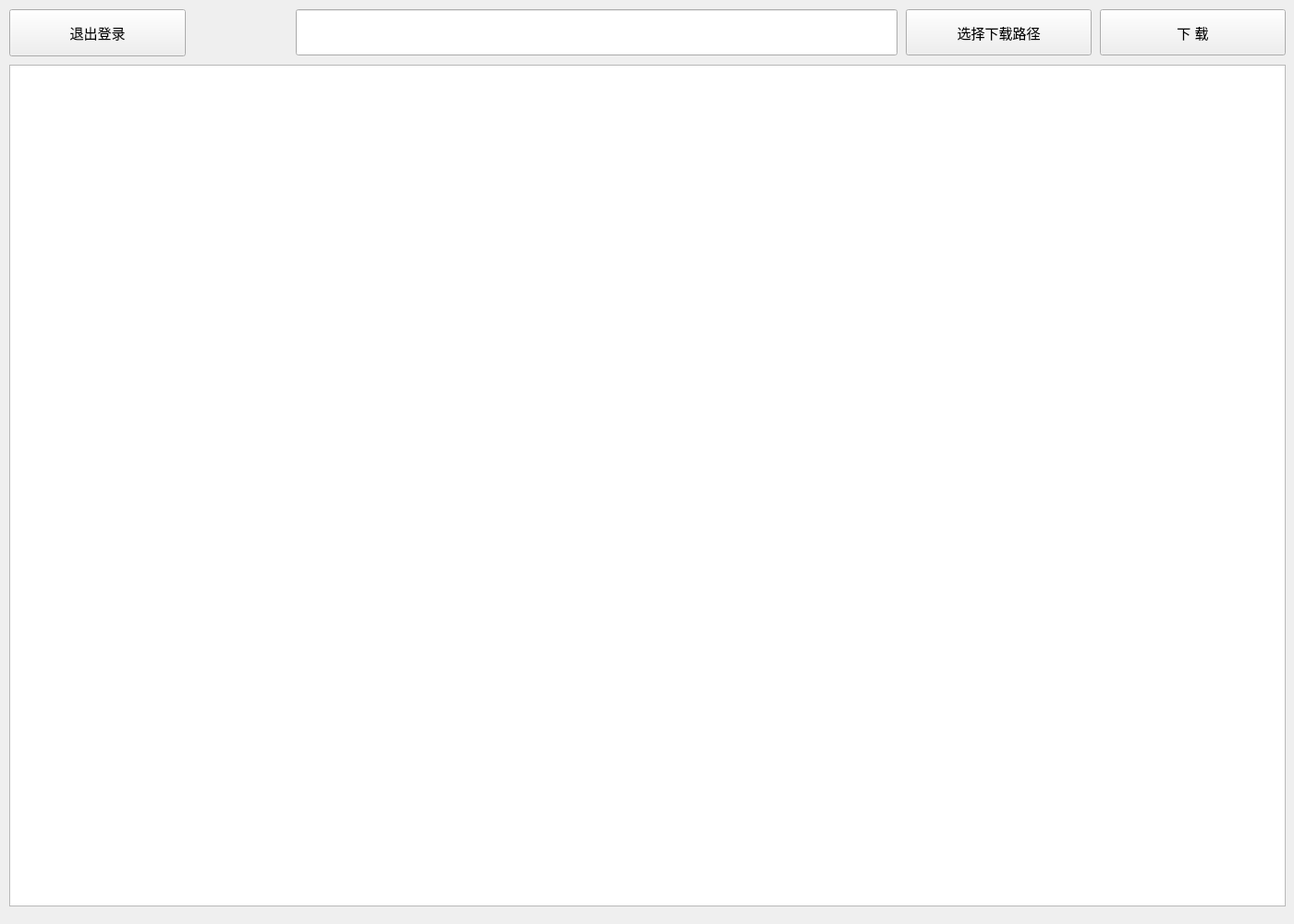
<?xml version="1.0" encoding="UTF-8"?>
<ui version="4.0">
 <class>MainPage</class>
 <widget class="QWidget" name="MainPage">
  <property name="geometry">
   <rect>
    <x>0</x>
    <y>0</y>
    <width>1400</width>
    <height>1000</height>
   </rect>
  </property>
  <property name="minimumSize">
   <size>
    <width>1400</width>
    <height>1000</height>
   </size>
  </property>
  <property name="maximumSize">
   <size>
    <width>1400</width>
    <height>1000</height>
   </size>
  </property>
  <property name="windowTitle">
   <string>Form</string>
  </property>
  <widget class="QLineEdit" name="downPathInput">
   <property name="geometry">
    <rect>
     <x>320</x>
     <y>10</y>
     <width>651</width>
     <height>50</height>
    </rect>
   </property>
   <property name="minimumSize">
    <size>
     <width>500</width>
     <height>50</height>
    </size>
   </property>
  </widget>
  <widget class="QPushButton" name="selectPathBtn">
   <property name="geometry">
    <rect>
     <x>980</x>
     <y>10</y>
     <width>201</width>
     <height>50</height>
    </rect>
   </property>
   <property name="minimumSize">
    <size>
     <width>100</width>
     <height>50</height>
    </size>
   </property>
   <property name="font">
    <font>
     <pointsize>11</pointsize>
    </font>
   </property>
   <property name="text">
    <string>选择下载路径</string>
   </property>
  </widget>
  <widget class="QPushButton" name="startDownBtn">
   <property name="geometry">
    <rect>
     <x>1190</x>
     <y>10</y>
     <width>201</width>
     <height>50</height>
    </rect>
   </property>
   <property name="minimumSize">
    <size>
     <width>100</width>
     <height>50</height>
    </size>
   </property>
   <property name="font">
    <font>
     <pointsize>11</pointsize>
    </font>
   </property>
   <property name="text">
    <string>下 载</string>
   </property>
  </widget>
  <widget class="QListWidget" name="fileListWidget">
   <property name="geometry">
    <rect>
     <x>10</x>
     <y>70</y>
     <width>1381</width>
     <height>911</height>
    </rect>
   </property>
   <property name="minimumSize">
    <size>
     <width>100</width>
     <height>100</height>
    </size>
   </property>
   <property name="maximumSize">
    <size>
     <width>1400</width>
     <height>1200</height>
    </size>
   </property>
   <property name="font">
    <font>
     <pointsize>9</pointsize>
    </font>
   </property>
   <property name="contextMenuPolicy">
    <enum>Qt::CustomContextMenu</enum>
   </property>
  </widget>
  <widget class="QPushButton" name="backToLogBtn">
   <property name="geometry">
    <rect>
     <x>10</x>
     <y>10</y>
     <width>191</width>
     <height>51</height>
    </rect>
   </property>
   <property name="font">
    <font>
     <pointsize>11</pointsize>
    </font>
   </property>
   <property name="text">
    <string>退出登录</string>
   </property>
  </widget>
 </widget>
 <resources/>
 <connections/>
</ui>
